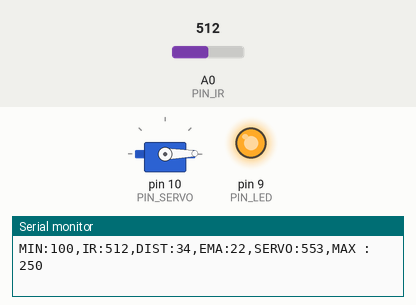
Simulated run of this sketch. Board: Arduino Uno, built with avr-gcc and run on an emulated ATmega328P. Shown: servo, output pins drawn as LEDs (lit = HIGH), the last lines printed to the serial monitor. The inputs (shaded band) are chosen by the test bench; at power-on: A0 (PIN_IR) = 512.

Above: at 1.2 s.
1.3 s: A0 (PIN_IR) set to 240
At 4.0 s:
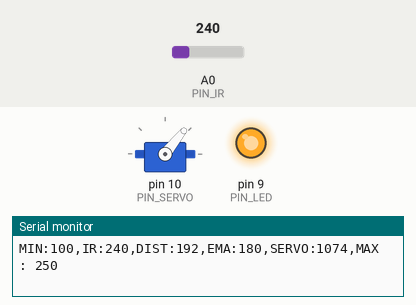
4.3 s: A0 (PIN_IR) set to 122
At 5.0 s:
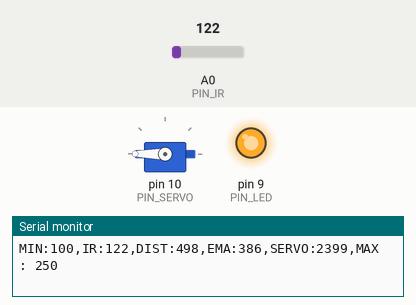
6.0 s: A0 (PIN_IR) set to 196
9.0 s: A0 (PIN_IR) set to 203
At 10.1 s:
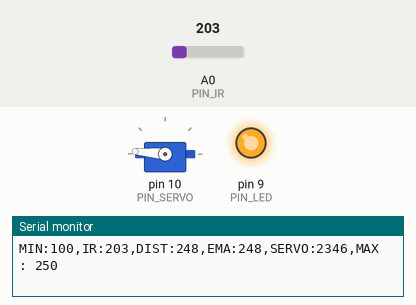
11.1 s: A0 (PIN_IR) set to 511
At 11.26 s:
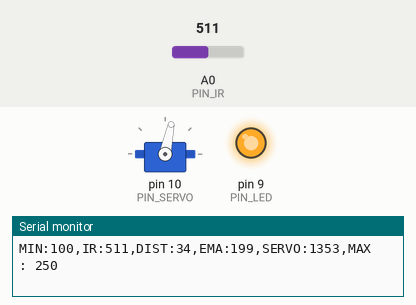
Timing chart, 0 to 14.1 s (numbered marks = the images above; inputs shaded):
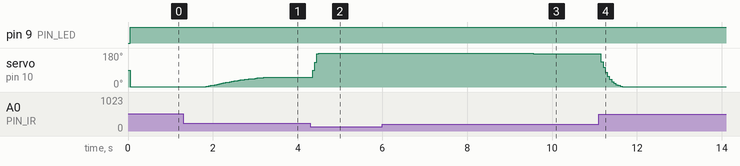

Measured:
- after the input at 1.3 s, servo on pin 10 (PIN_SERVO): moves from 1° to 51° over 1.4 s, starting after 0.50 s
- after the input at 4.3 s, servo on pin 10 (PIN_SERVO): 51° → 180° after 0.05 s
- after the input at 9.0 s, servo on pin 10 (PIN_SERVO): 180° → 175° after 0.55 s
- after the input at 11.1 s, servo on pin 10 (PIN_SERVO): moves from 175° to 1° over 0.55 s, starting after 0.05 s

The sketch:

17_example_1.ino
```cpp
#include <Servo.h>

// Arduino pin assignment

#define PIN_IR 0
#define PIN_SERVO 10
#define PIN_LED  9

#define _DUTY_MIN 553  // servo full clock-wise position (0 degree)
#define _DUTY_NEU 1476 // servo neutral position (90 degree)
#define _DUTY_MAX 2399 // servo full counter-clockwise position (180 degree)

#define _DIST_MIN 100
#define _DIST_MAX 250

#define LOOP_INTERVAL 50   // Loop Interval (unit: msec)

#define _EMA_ALPHA 0.08

float dist_prev = _DIST_MAX;
int dist_ema;
Servo myservo;
unsigned long last_loop_time;   // unit: msec

void setup()
{
  pinMode(PIN_LED,OUTPUT);
  pinMode(PIN_IR,INPUT);
  myservo.attach(PIN_SERVO);
  myservo.writeMicroseconds(_DUTY_NEU);

  Serial.begin(57600);

  last_loop_time = 0;
}

void loop()
{
  int dist_raw;
  unsigned long time_curr = millis();
  int a_value, duty;

  // wait until next event time
  if (time_curr < (last_loop_time + LOOP_INTERVAL))
    return;
  last_loop_time += LOOP_INTERVAL;

  a_value = analogRead(PIN_IR);

  // Read IR Sensor value !!!
  if (dist_raw < _DIST_MIN) {
    dist_raw = dist_prev;
    digitalWrite(PIN_LED, 1);
  } else if (dist_raw > _DIST_MAX) {
    dist_raw = dist_prev;
    digitalWrite(PIN_LED, 1);
  } else {    // In desired Range
    digitalWrite(PIN_LED, 0);       // LED ON
  }
  // Convert IR sensor value into distance !!!
  // we need distance range filter here !!!

  // map distance into duty
  dist_raw = (6762.0/(a_value-9)-4.0)*10.0 - 60.0;

  dist_ema = _EMA_ALPHA * dist_prev + (1 - _EMA_ALPHA) * dist_ema;

  duty = 0.082*dist_ema*dist_ema - 16.4*dist_ema + 1370;

  if (dist_ema < _DIST_MIN) {
    myservo.writeMicroseconds(_DUTY_MIN);
    duty = _DUTY_MIN;
  }else if (dist_ema > _DIST_MAX) {
    myservo.writeMicroseconds(_DUTY_MAX);
    duty = _DUTY_MAX;
  }else {
    myservo.writeMicroseconds(duty);
  }

  // print IR sensor value, distnace, duty !!!
  Serial.print("MIN:"); Serial.print(_DIST_MIN);
  Serial.print(",IR:"); Serial.print(a_value);
  Serial.print(",DIST:"); Serial.print(dist_raw);
  Serial.print(",EMA:"); Serial.print(dist_ema);
  Serial.print(",SERVO:"); Serial.print(duty);
  Serial.print(",MAX : "); Serial.print(_DIST_MAX);
  Serial.println("");

  dist_prev = dist_raw;
}
```
